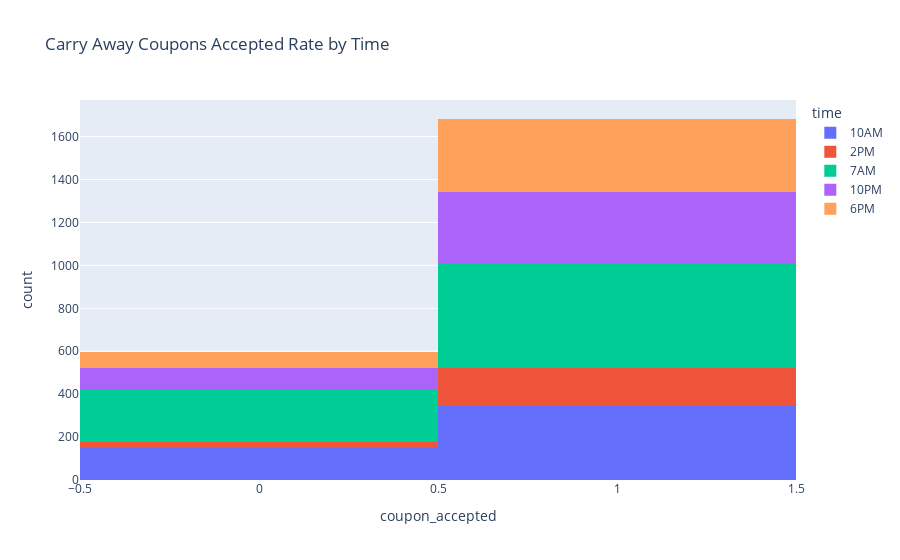

Write notebook code for a chart like this one.
### Code cell
fig = px.histogram(data_frame=carry_away_coupon_data, x='coupon_accepted', color='time', title='Carry Away Coupons Accepted Rate by Time')
fig.write_image("images/carry_away_coupons_time.png", format="png", width=800, height=600, scale=2)
fig.show()

### Figure 1 — Plotly figure (JSON) as saved in the notebook; plotly's stock layout.template omitted (floating-point values rounded to 4 significant figures; data arrays with more than 128 entries replaced by an {"elided": "..."} marker saying what was removed)
{"data": [{"alignmentgroup": "True", "bingroup": "x", "hovertemplate": "time=10AM<br>coupon_accepted=%{x}<br>count=%{y}<extra></extra>", "legendgroup": "10AM", "marker": {"color": "#636efa", "pattern": {"shape": ""}}, "name": "10AM", "offsetgroup": "10AM", "orientation": "v", "showlegend": true, "type": "histogram", "x": {"elided": "490 int values"}, "xaxis": "x", "yaxis": "y"}, {"alignmentgroup": "True", "bingroup": "x", "hovertemplate": "time=2PM<br>coupon_accepted=%{x}<br>count=%{y}<extra></extra>", "legendgroup": "2PM", "marker": {"color": "#EF553B", "pattern": {"shape": ""}}, "name": "2PM", "offsetgroup": "2PM", "orientation": "v", "showlegend": true, "type": "histogram", "x": {"elided": "209 int values"}, "xaxis": "x", "yaxis": "y"}, {"alignmentgroup": "True", "bingroup": "x", "hovertemplate": "time=7AM<br>coupon_accepted=%{x}<br>count=%{y}<extra></extra>", "legendgroup": "7AM", "marker": {"color": "#00cc96", "pattern": {"shape": ""}}, "name": "7AM", "offsetgroup": "7AM", "orientation": "v", "showlegend": true, "type": "histogram", "x": {"elided": "729 int values"}, "xaxis": "x", "yaxis": "y"}, {"alignmentgroup": "True", "bingroup": "x", "hovertemplate": "time=10PM<br>coupon_accepted=%{x}<br>count=%{y}<extra></extra>", "legendgroup": "10PM", "marker": {"color": "#ab63fa", "pattern": {"shape": ""}}, "name": "10PM", "offsetgroup": "10PM", "orientation": "v", "showlegend": true, "type": "histogram", "x": {"elided": "439 int values"}, "xaxis": "x", "yaxis": "y"}, {"alignmentgroup": "True", "bingroup": "x", "hovertemplate": "time=6PM<br>coupon_accepted=%{x}<br>count=%{y}<extra></extra>", "legendgroup": "6PM", "marker": {"color": "#FFA15A", "pattern": {"shape": ""}}, "name": "6PM", "offsetgroup": "6PM", "orientation": "v", "showlegend": true, "type": "histogram", "x": {"elided": "413 int values"}, "xaxis": "x", "yaxis": "y"}], "layout": {"autosize": true, "barmode": "relative", "legend": {"title": {"text": "time"}, "tracegroupgap": 0}, "title": {"text": "Carry Away Coupons Accepted Rate by Time"}, "xaxis": {"anchor": "y", "autorange": true, "domain": [0, 1], "range": [-0.5, 1.5], "title": {"text": "coupon_accepted"}, "type": "linear"}, "yaxis": {"anchor": "x", "autorange": true, "domain": [0, 1], "range": [0, 1771.0], "title": {"text": "count"}}}}
